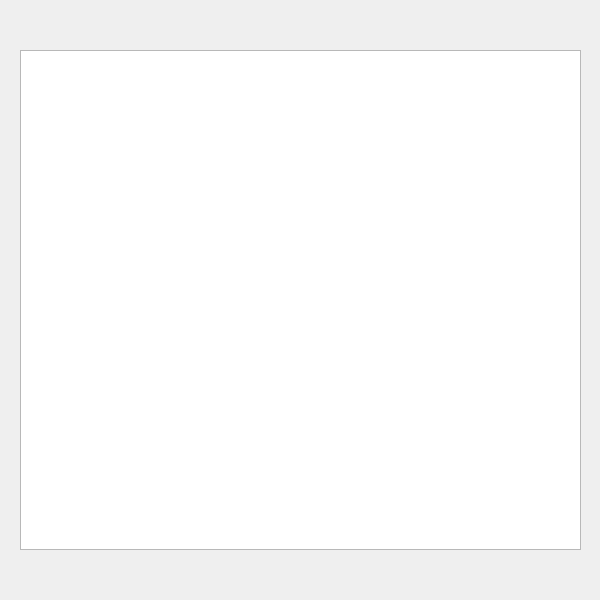
<?xml version="1.0" encoding="UTF-8"?>
<ui version="4.0">
 <class>Widget</class>
 <widget class="QWidget" name="Widget">
  <property name="geometry">
   <rect>
    <x>0</x>
    <y>0</y>
    <width>600</width>
    <height>600</height>
   </rect>
  </property>
  <property name="windowTitle">
   <string>Widget</string>
  </property>
  <widget class="QGraphicsView" name="graphicsView">
   <property name="geometry">
    <rect>
     <x>20</x>
     <y>50</y>
     <width>561</width>
     <height>500</height>
    </rect>
   </property>
  </widget>
 </widget>
 <layoutdefault spacing="6" margin="11"/>
 <resources/>
 <connections/>
</ui>
